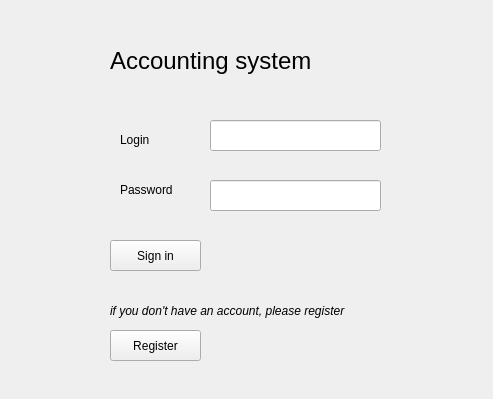
<?xml version="1.0" encoding="UTF-8"?>
<ui version="4.0">
 <class>Reg</class>
 <widget class="QMainWindow" name="Reg">
  <property name="geometry">
   <rect>
    <x>0</x>
    <y>0</y>
    <width>493</width>
    <height>399</height>
   </rect>
  </property>
  <property name="sizePolicy">
   <sizepolicy hsizetype="Preferred" vsizetype="Preferred">
    <horstretch>0</horstretch>
    <verstretch>0</verstretch>
   </sizepolicy>
  </property>
  <property name="windowTitle">
   <string>Accounting system</string>
  </property>
  <widget class="QWidget" name="centralwidget">
   <widget class="QPushButton" name="pushButton">
    <property name="geometry">
     <rect>
      <x>110</x>
      <y>240</y>
      <width>91</width>
      <height>31</height>
     </rect>
    </property>
    <property name="text">
     <string>Sign in</string>
    </property>
   </widget>
   <widget class="QLineEdit" name="lineEdit">
    <property name="geometry">
     <rect>
      <x>210</x>
      <y>120</y>
      <width>171</width>
      <height>31</height>
     </rect>
    </property>
   </widget>
   <widget class="QLineEdit" name="lineEdit_2">
    <property name="geometry">
     <rect>
      <x>210</x>
      <y>180</y>
      <width>171</width>
      <height>31</height>
     </rect>
    </property>
    <property name="echoMode">
     <enum>QLineEdit::Password</enum>
    </property>
   </widget>
   <widget class="QLabel" name="label">
    <property name="geometry">
     <rect>
      <x>110</x>
      <y>40</y>
      <width>301</width>
      <height>41</height>
     </rect>
    </property>
    <property name="font">
     <font>
      <pointsize>18</pointsize>
     </font>
    </property>
    <property name="text">
     <string>Accounting system</string>
    </property>
   </widget>
   <widget class="QLabel" name="label_2">
    <property name="geometry">
     <rect>
      <x>110</x>
      <y>300</y>
      <width>291</width>
      <height>21</height>
     </rect>
    </property>
    <property name="font">
     <font>
      <italic>true</italic>
     </font>
    </property>
    <property name="text">
     <string>if you don't have an account, please register</string>
    </property>
   </widget>
   <widget class="QPushButton" name="pushButton_3">
    <property name="geometry">
     <rect>
      <x>110</x>
      <y>330</y>
      <width>91</width>
      <height>31</height>
     </rect>
    </property>
    <property name="text">
     <string>Register</string>
    </property>
   </widget>
   <widget class="QLabel" name="label_3">
    <property name="geometry">
     <rect>
      <x>120</x>
      <y>130</y>
      <width>63</width>
      <height>20</height>
     </rect>
    </property>
    <property name="text">
     <string>Login</string>
    </property>
   </widget>
   <widget class="QLabel" name="label_4">
    <property name="geometry">
     <rect>
      <x>120</x>
      <y>180</y>
      <width>63</width>
      <height>20</height>
     </rect>
    </property>
    <property name="text">
     <string>Password</string>
    </property>
   </widget>
   <widget class="QLabel" name="label_err">
    <property name="geometry">
     <rect>
      <x>220</x>
      <y>240</y>
      <width>201</width>
      <height>30</height>
     </rect>
    </property>
    <property name="styleSheet">
     <string notr="true">color: #cf2323;</string>
    </property>
    <property name="text">
     <string/>
    </property>
   </widget>
   <widget class="QLabel" name="label_err_2">
    <property name="geometry">
     <rect>
      <x>400</x>
      <y>121</y>
      <width>71</width>
      <height>30</height>
     </rect>
    </property>
    <property name="styleSheet">
     <string notr="true">color: #cf2323;</string>
    </property>
    <property name="text">
     <string/>
    </property>
   </widget>
   <widget class="QLabel" name="label_err_3">
    <property name="geometry">
     <rect>
      <x>400</x>
      <y>181</y>
      <width>71</width>
      <height>30</height>
     </rect>
    </property>
    <property name="styleSheet">
     <string notr="true">color: #cf2323;</string>
    </property>
    <property name="text">
     <string/>
    </property>
   </widget>
  </widget>
 </widget>
 <resources/>
 <connections/>
</ui>
